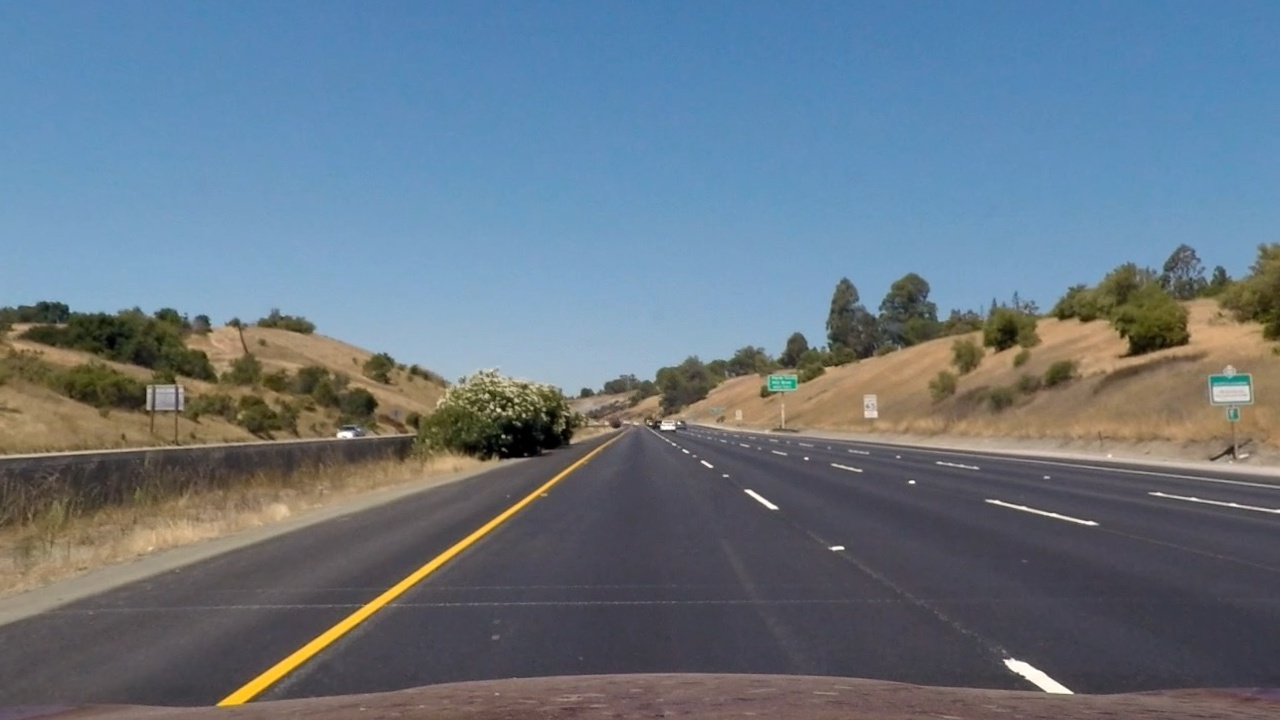
#> input picture examples/str_undist.jpg, 1280 x 720 px
$ python -i Video_Process.py   (imports and definitions only)   (older library calls are emulated)
#> lines starting #> are read from the running program, lines starting #| are printed output that depends on the picture; after the words box and inside, x2 and y2 are one past the last pixel; in counts of white or black regions, pixels touching at a corner belong together
#> (reads wide_dist_pickle.p from the repository)
### Undistort_Warp.py
from CameraCalibration import load_camera_mtx
import glob
import cv2
import numpy as np

def gen_perpective_transform():
    img_height = 720
    img_width = 1280

    r_offset = 600
    l_offset = 600
    b_offset = -20
    t_offset = -500

    src = np.float32([[592,450],[682,450],[1116,720],[200,720]])
    dst = np.float32([[(l_offset, t_offset)], [((img_width-r_offset),t_offset)], [((img_width-r_offset),(img_height-b_offset))], [(l_offset,(img_height-b_offset))]])
    M = cv2.getPerspectiveTransform(src, dst)
    Minv = cv2.getPerspectiveTransform(dst, src)
    return M, Minv


def undistort_img(img, mtx, dist):
    undistorted = cv2.undistort(img, mtx, dist)
    return undistorted

def warp(img):
    M, Minv = gen_perpective_transform()
    img_size = (img.shape[1], img.shape[0])
#> img_size = (1280, 720)

    warped = cv2.warpPerspective(img, M, img_size, flags=cv2.INTER_LINEAR)
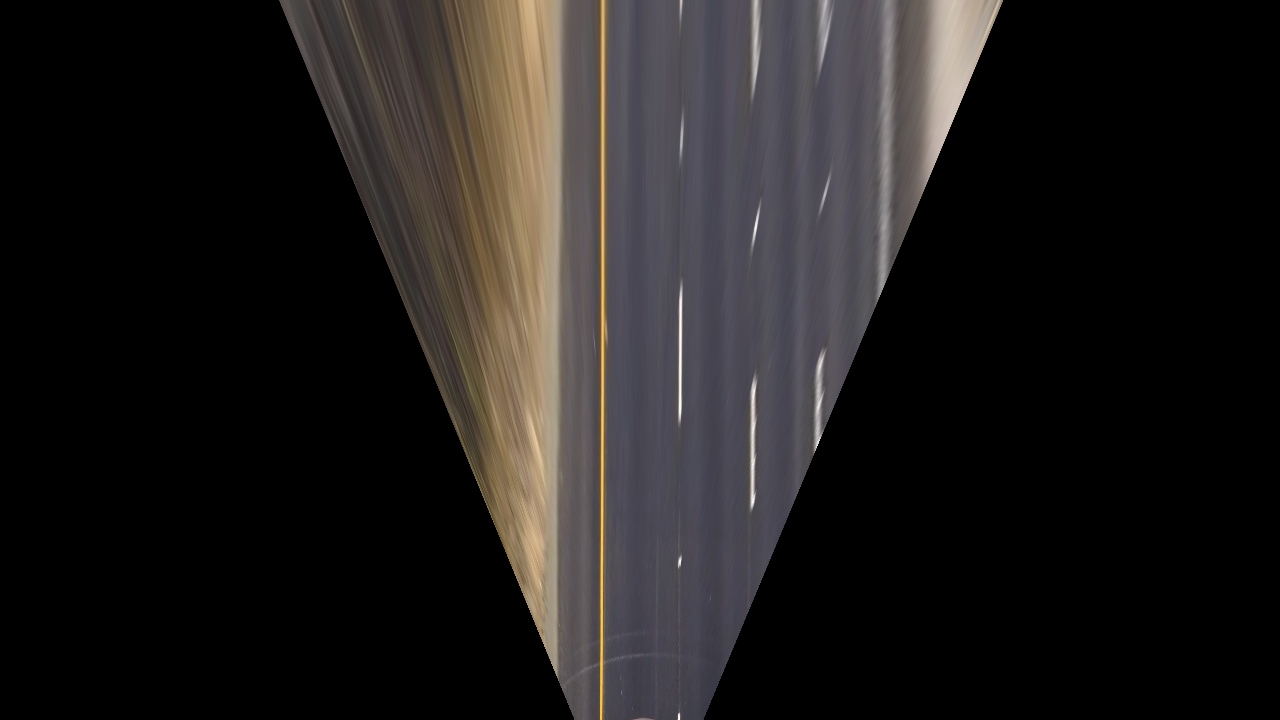
#> warped: shape (720, 1280, 3); mean B, G, R 29, 29.7, 32.3
    return warped

# [15 lines left out: functions unwarp, undistort_warp, not called in this run]

# [8 lines of commented-out code are left out]


### ImgFilterProcess.py
import cv2
import numpy as np


# [104 lines left out: functions abs_sobel_thresh, mag_sobel_thresh, dir_sobel_thresh, red_thres, blue_thres, green_thres and 6 more, not called in this run]

def single_channel_thres(img, thresh_min = 25, thresh_max = 255):
    binary_output = np.zeros_like(img)
    binary_output[(img >= thresh_min) & (img <= thresh_max)] = 1
    return binary_output

def combine2bin(img1,img2):
    # Combine the two binary thresholds
    combined_binary = np.zeros_like(img1)
    combined_binary[(img1 == 1) | (img2 == 1)] = 1
    return combined_binary

### CameraCalibration.py
import cv2
import numpy as np
import pickle
import os
import glob

# [32 lines left out: function calibrate_camera, not called in this run]

def load_camera_mtx(nx = 9,ny = 6, pfile="wide_dist_pickle.p", fnames = glob.glob('camera_cal/calibration*.jpg')):

    if os.path.exists("wide_dist_pickle.p"):
        dist_pickle = pickle.load( open( "wide_dist_pickle.p", "rb" ) )
        mtx = dist_pickle["mtx"]
        dist = dist_pickle["dist"]

    # otherwise: calculate calibration data and save to pickle.
    else:
        mtx, dist = calibrate_camera(nx,ny, fnames)
        with open("wide_dist_pickle.p", "wb") as f:
            pickle.dump(
                    {
                    'mtx': mtx,
                    'dist': dist,
                }, f)

    return mtx, dist

### Video_Process.py
import argparse
import cv2
import numpy as np
from ImgFilterProcess import red_thres, green_thres, mag_sobel_thresh, lab_b_thres, v_thres, single_channel_thres, blue_thres, abs_sobel_thresh, h_thres, s_thres, l_thres, combine2bin
import glob
from Undistort_Warp import undistort_warp,unwarp, undistort_img, warp
from FindingLanes import line
from moviepy.editor import VideoFileClip
from CameraCalibration import load_camera_mtx

def get_color_threshold_binary(RGB_Img):

    # Thresholds Checking for White lanes using R- Channel
    r_min = 200
    r_max = 255

    # Thresholds for checking Yellow lanes using S- channel
    s_min = 90
    s_max = 180

    # Thresholds Checking for White lanes using V- Channel
    v_min = 225
    v_max = 255

    #Applying thresholds and combining binary
    R_Img = red_thres(RGB_Img, r_min, r_max)
    S_Img = s_thres(RGB_Img, s_min, s_max)
    V_Img = v_thres(RGB_Img, v_min, v_max)
    RS_Img = combine2bin(R_Img, S_Img)
    RSV_Img = combine2bin(RS_Img, V_Img)

    return RSV_Img

def Video_Process(RGB_Img):

    RGB_Img = undistort_img(RGB_Img, mtx, dist)

    #Used the Conversion if the input is RGB
    BGR_Img = cv2.cvtColor(RGB_Img, cv2.COLOR_RGB2BGR)

    #Warped the image so that the lane lines are vertical
    warp_img = warp(BGR_Img)

    #Applied sobel in x direction to get the vertical lines detected
    #CV_64F is used to find both positive and negative gradients
    sobel_img = cv2.Sobel(warp_img, cv2.CV_64F, 1, 0)
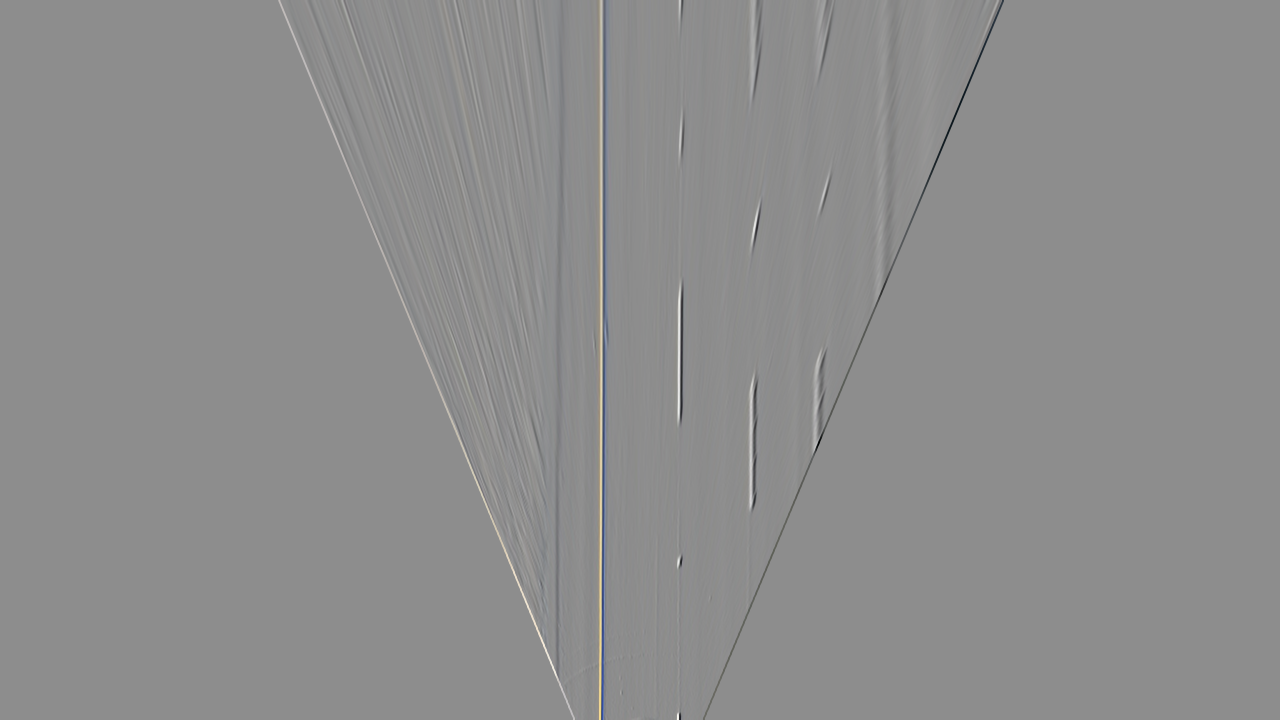
#> sobel_img: shape (720, 1280, 3) float64; mean B, G, R 0, 0, 0; drawn with min black and max white

    #Converted the 64F output to Uint8
    minx = np.min(sobel_img)
#> minx = -929
    sobel_img = sobel_img-minx #to have only positive values
    maxx=np.max(sobel_img)
#> maxx = 1677
    div = maxx / float(255) #calculate the normalize divisor
#> div = 6.58
    if div == 0:
        div = 1
    sobelx_8u = np.uint8(np.round(sobel_img / div))

    #Used the S feature of the gradient to extract yellow lane lines
    sobelx_8uS = cv2.cvtColor(sobelx_8u, cv2.COLOR_RGB2HLS)
#> sobelx_8uS: shape (720, 1280, 3); mean of channels 0, 1, 2 16.5, 141.2, 0.8
    sobelx_8uS = sobelx_8uS[:,:,2]
#> sobelx_8uS: shape (720, 1280)

    #Used the R feature of gradient to extract white lines.
    sobelx_8u = sobelx_8u[:,:,2]
#> sobelx_8u: shape (720, 1280)

    #A kernel in the negative sobel direction is created.
    #Note that applying sobel would have created both positive and negative
    #gradients back to back for a line in previous image.
    #Filtered out whether this pattern is appearing in the image using the
    #created kernel.
    kernel = np.array([[1, 0, -1], [1, 0, -1], [1, 0, -1]])
    sobelx_8u3 = cv2.filter2D(sobelx_8u, cv2.CV_8U, kernel)
    sobelx_8u3S = cv2.filter2D(sobelx_8uS, cv2.CV_8U, kernel)

    #Applied thresholds to conver the outputs to binary.
    sobelx_8u3 = single_channel_thres(sobelx_8u3, 150, 255)
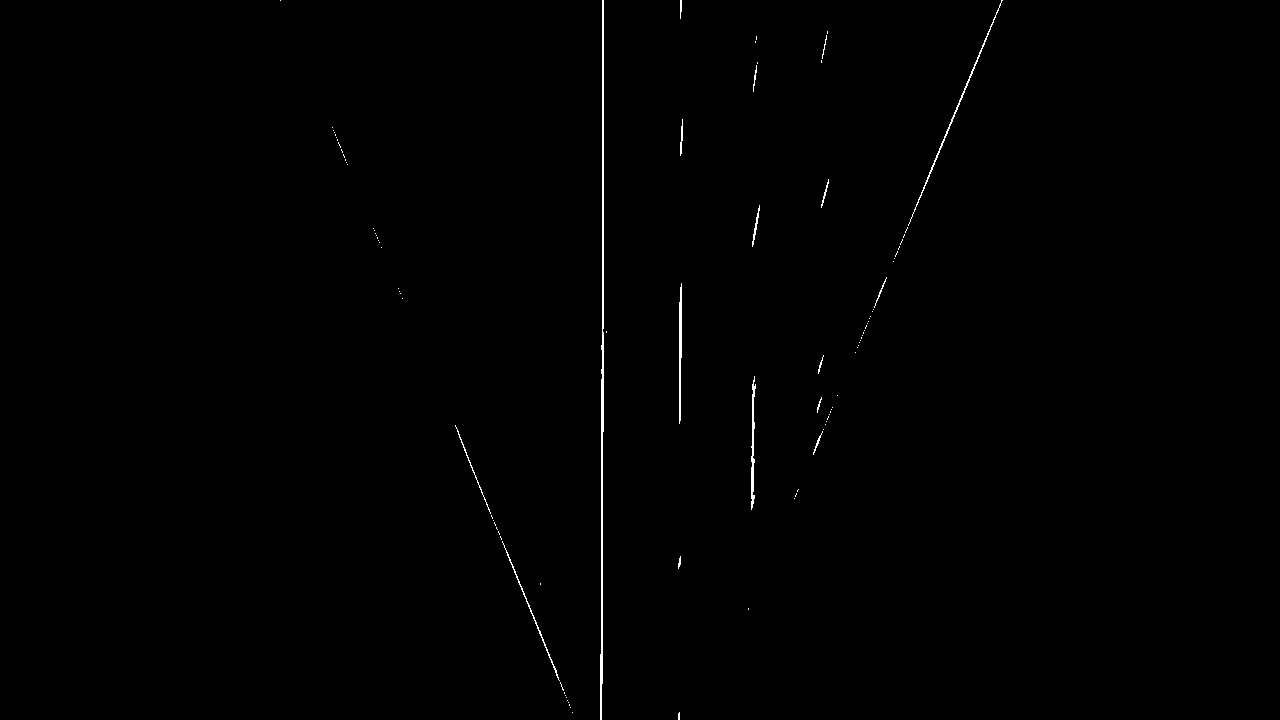
#> sobelx_8u3: shape (720, 1280); values 0 (black) and 1 (white), 0.38% white in thin lines or dots, all inside (x1, y1, x2, y2) = (280, 0, 1003, 720)
    sobelx_8u3S = single_channel_thres(sobelx_8u3S, 30, 255)
#> sobelx_8u3S: shape (720, 1280); values 0 (black) and 1 (white), 0.55% white in thin lines or dots, all inside (x1, y1, x2, y2) = (280, 0, 1005, 720)
    sobelx_8u3 = combine2bin(sobelx_8u3S,sobelx_8u3)
#> sobelx_8u3: shape (720, 1280); values 0 (black) and 1 (white), 0.79% white; 132 white regions (114 under 20 px), largest, box (x1, y1, x2, y2) and area: (600, 0, 610, 720) 4132, (377, 237, 564, 691) 876, (908, 0, 1005, 226) 811

    #Created a binary Image to process further.
    Binary_Img = combine2bin(sobelx_8u3,sobelx_8u3)


    #Used the color thresholds to have better capturing of lanes.
    if (Color_Threshold_Enable == 1):

        RSV_Img = get_color_threshold_binary(RGB_Img)
        undist_RSV = undistort_warp(RSV_Img)
        Binary_Img = combine2bin(sobelx_8u3,undist_RSV)

    #Applied a mask to search for lanes only in the region of interest.
    mask = np.zeros_like(Binary_Img)
    ignore_mask_color = 255
    vertices = np.array([[(350,0),(930,0), (690,720), (590,720)]], dtype=np.int32)
    cv2.fillPoly(mask, vertices, ignore_mask_color)
#> mask: shape (720, 1280); 26.6% white; 1 white region, box (x1, y1, x2, y2) and area: (350, 0, 931, 720) 245520
    masked_binary = cv2.bitwise_and(Binary_Img, mask)
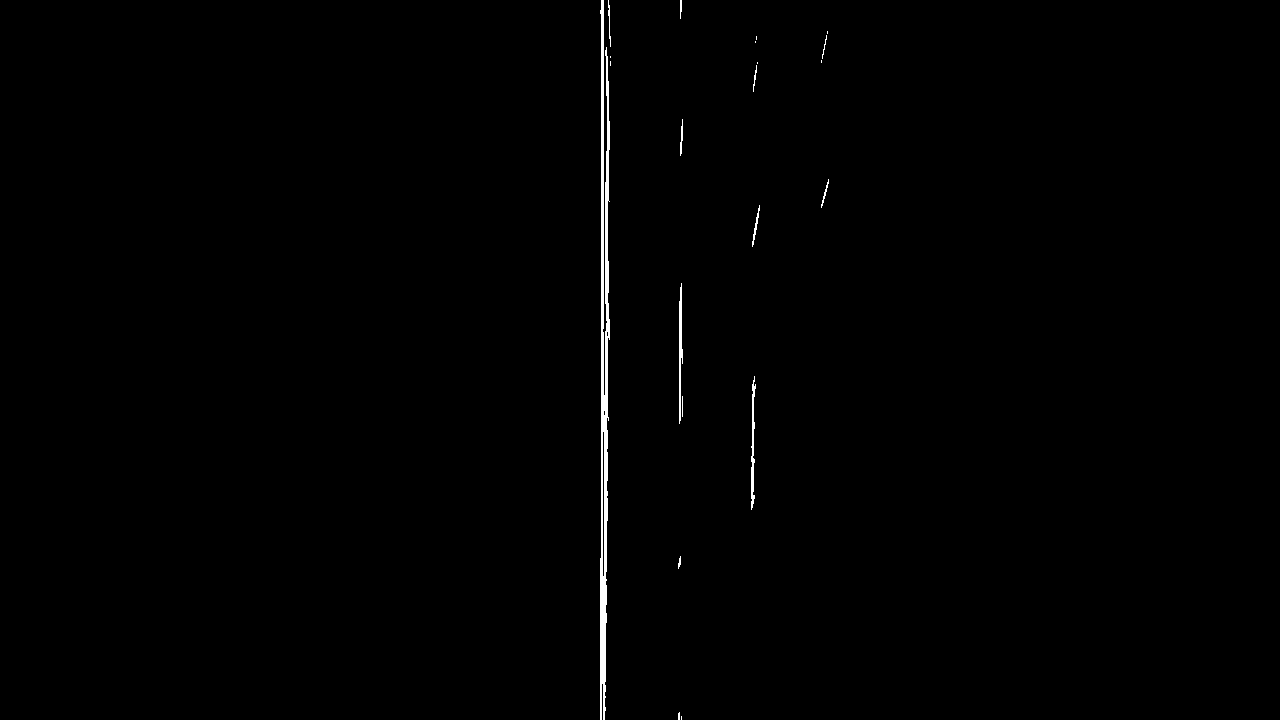
#> masked_binary: shape (720, 1280); values 0 (black) and 1 (white), 0.57% white; 21 white regions (9 under 20 px), largest, box (x1, y1, x2, y2) and area: (600, 0, 610, 720) 4132, (679, 283, 683, 424) 347, (751, 376, 756, 510) 326

    warped = masked_binary

    #Checking if the lane is detected properly in last frame.
#> (the run stopped early here; a loop or call above may not have finished)
